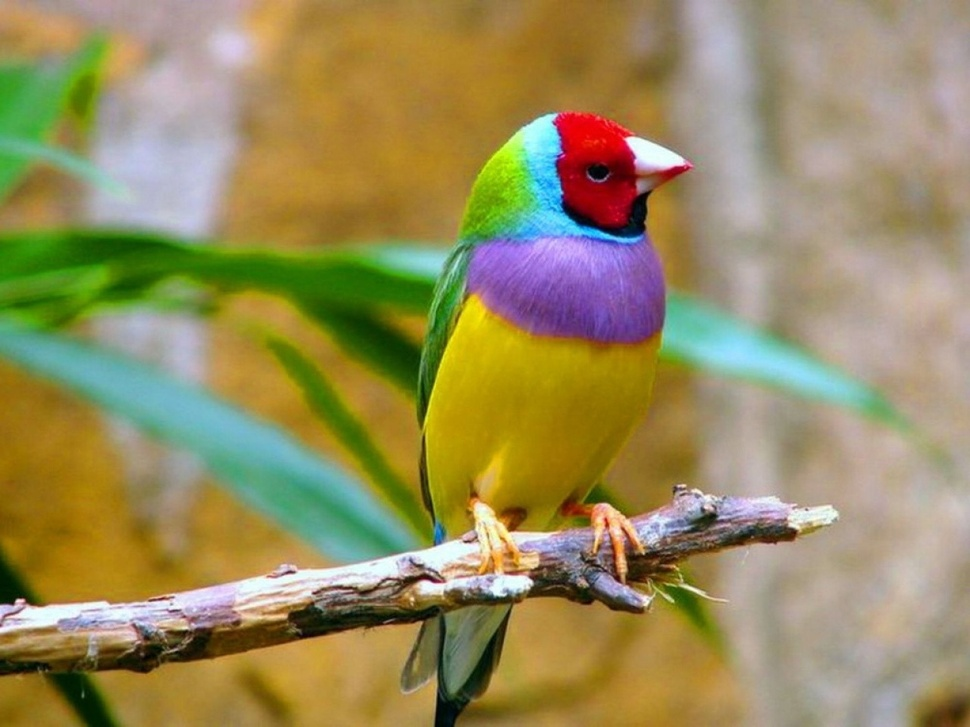
#> input picture bird background.jpg, 970 x 727 px, shrunk from 2000 x 1500 before the run
$ jupyter execute 'background sharp.ipynb'
#> lines starting #> are read from the running program, lines starting #| are printed output that depends on the picture; after the words box and inside, x2 and y2 are one past the last pixel; in counts of white or black regions, pixels touching at a corner belong together
[cell 1]
import numpy as np
import cv2
from matplotlib import pyplot as plt

img = cv2.imread('bird background.jpg',0)# read the gray scale image
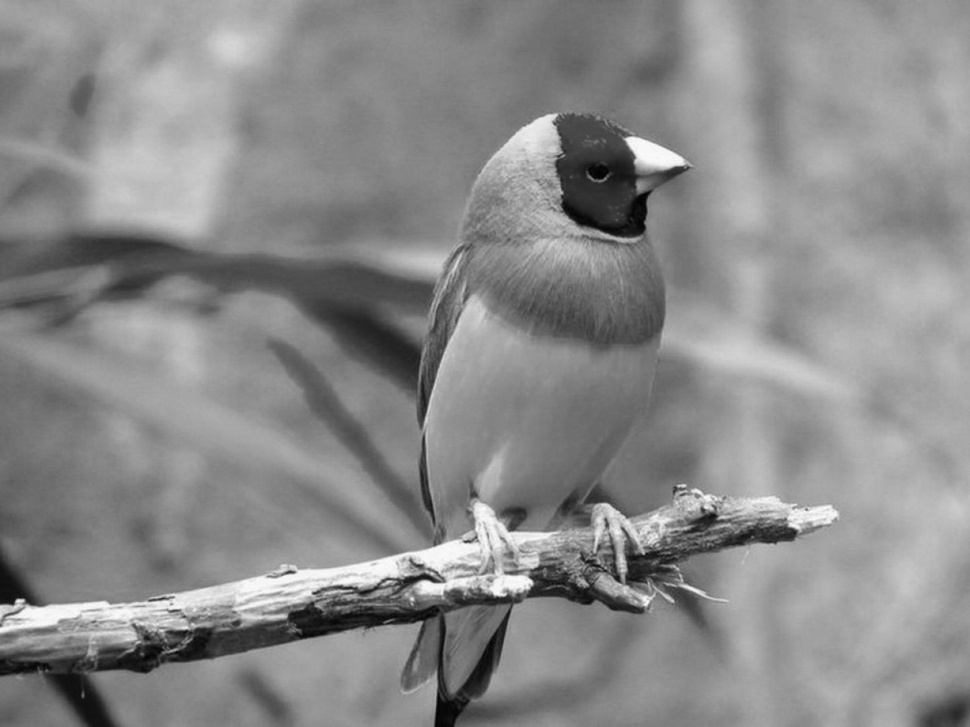
#> img: shape (727, 970); min 0, max 253, mean 138
hist = cv2.calcHist([img],[0],None,[256],[0,256])#we are calculating the histogram for this img
#> hist = 256 values, max 10985 at index 133, min 0 at index 254, mean 2754.6
ret,l = cv2.threshold(img,75,255,cv2.THRESH_BINARY)#threshold for gray scale img and the output in plot 1
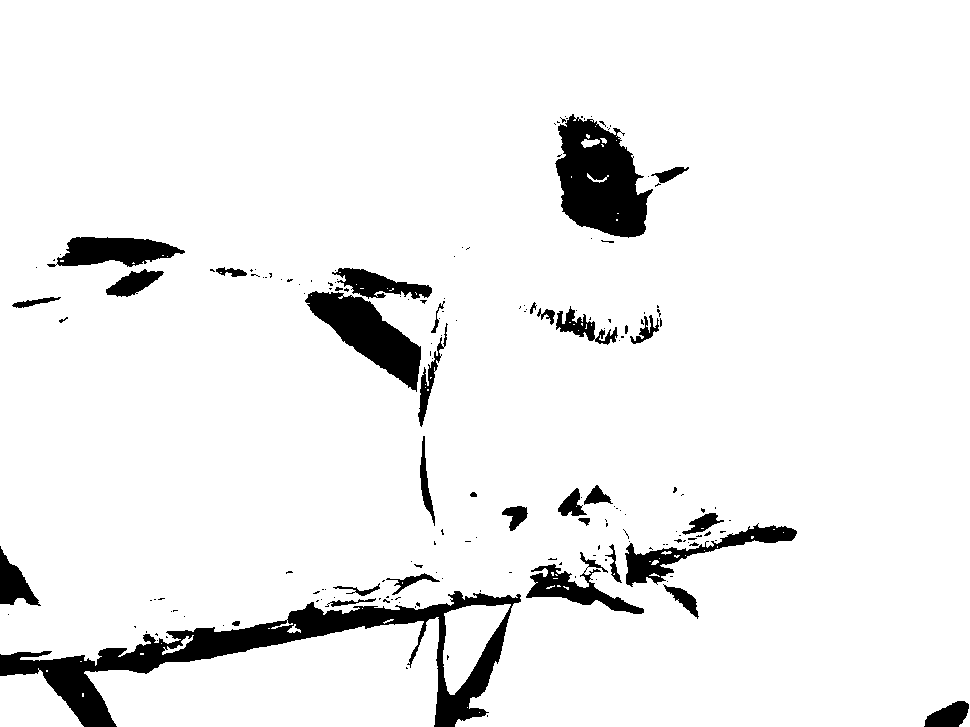
#> l: shape (727, 970); 93.4% white; 181 black regions (145 under 20 px), largest, box (x1, y1, x2, y2) and area: (0, 591, 521, 727) 15318, (555, 114, 653, 238) 7689, (305, 291, 421, 392) 4928
plt.hist(img.ravel(),256,[0,256]); plt.show()#drowing the histogram
#> after `plt.hist(img.ravel(), 256, [0, 256])`:
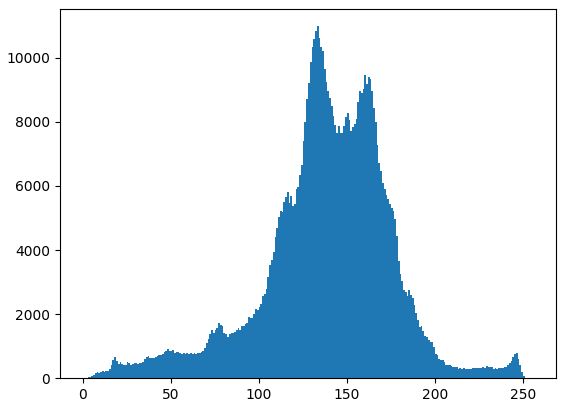
#> figure drawn by matplotlib, 1 panel; tallest bar 10985 high, from x = 133 to 134

img_inv=cv2.bitwise_not(l)#we used not operation to make the background =1 and the object =0

img_bb=cv2.bitwise_and(img_inv,img)#we used and operation to show image has background without object
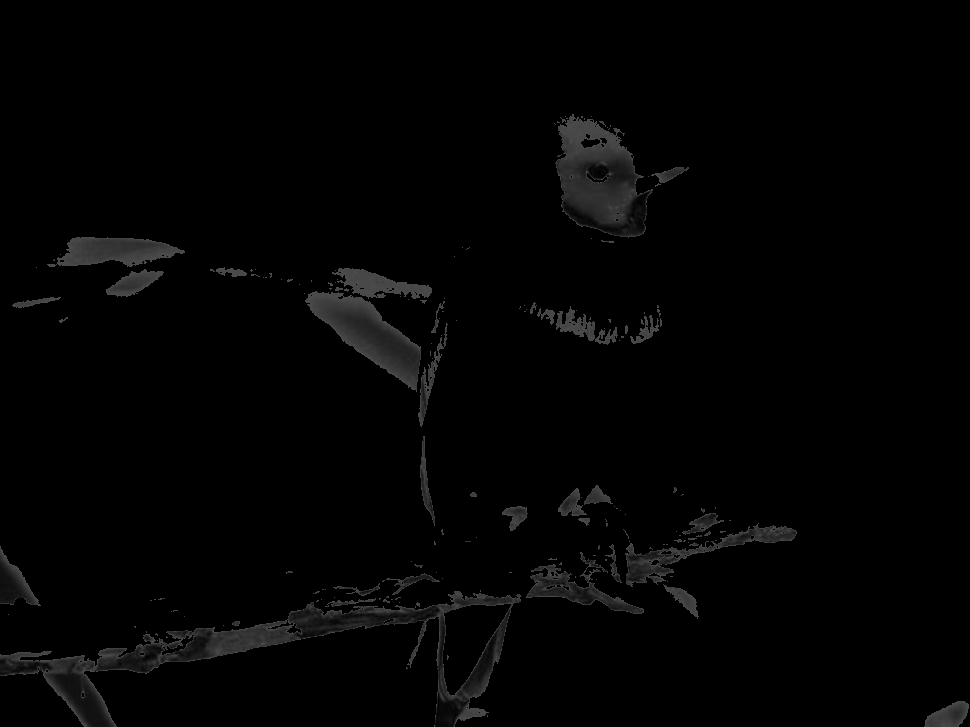
#> img_bb: shape (727, 970); min 0, max 75, mean 3.2

img_ab = cv2.blur(img_bb,(9,9))#blurring on the img_bb .the output will be image has background blurred without object


img_obj=cv2.bitwise_and(l,img)#and operation between the image which has object=1 , background =0 >>>with grayscale img
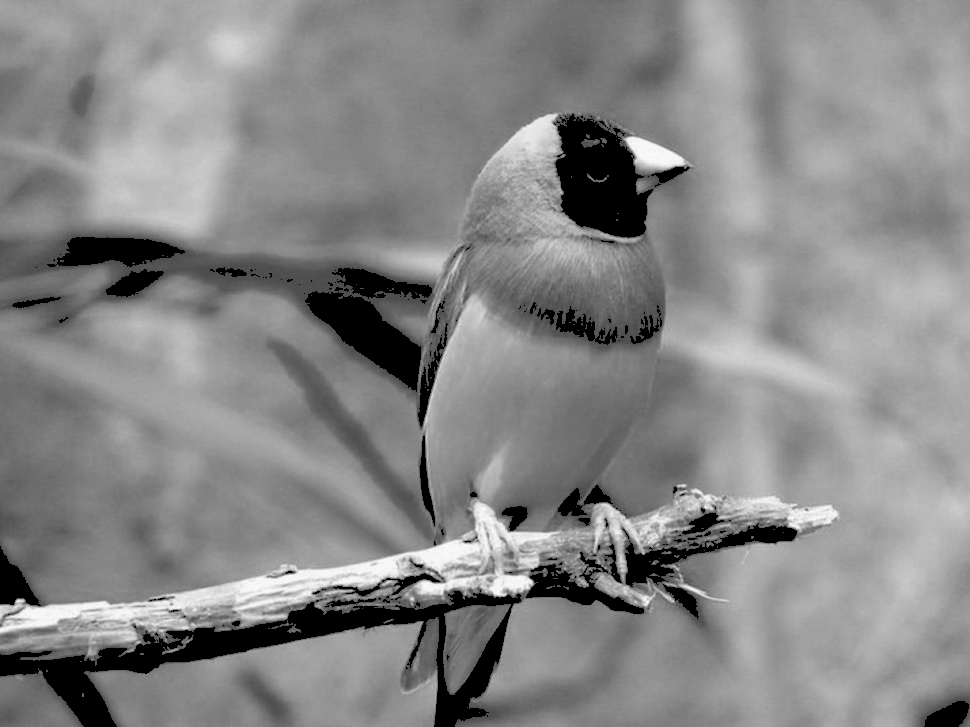
#> img_obj: shape (727, 970); min 0, max 253, mean 134.8
#output will be image has object without background


img_final=cv2.add(img_ab,img_obj)#add the image which has blurred background with image which has an object
#output will be image has an object with blurred background


#drowing the image when we are making threshold on it
plt.title('threshold')
plt.xticks([]),plt.yticks([])
plt.imshow(l,'gray')
plt.show()


#drawing the image when we are making not operation
plt.imshow(img_inv,'gray')
plt.title('inv')
plt.xticks([]),plt.yticks([])
plt.show()


#drawing the image which has only background
plt.imshow(img_bb,'gray')
plt.title('bb')
plt.xticks([]),plt.yticks([])
plt.show()


#drawing the image when we are making blurring on the backround
plt.imshow(img_ab,'gray')
plt.title('ab')
plt.xticks([]),plt.yticks([])
plt.show()


#drawing the image which has only object
plt.imshow(img_obj,'gray')
plt.title('onj')
plt.xticks([]),plt.yticks([])
plt.show()

#drawing the final output
plt.imshow(img_final,'gray')
plt.title('ab')
plt.xticks([]),plt.yticks([])
plt.show()


#show the orginal image
cv2.imshow('image',img)
cv2.waitKey(0)
cv2.destroyAllWindows()
